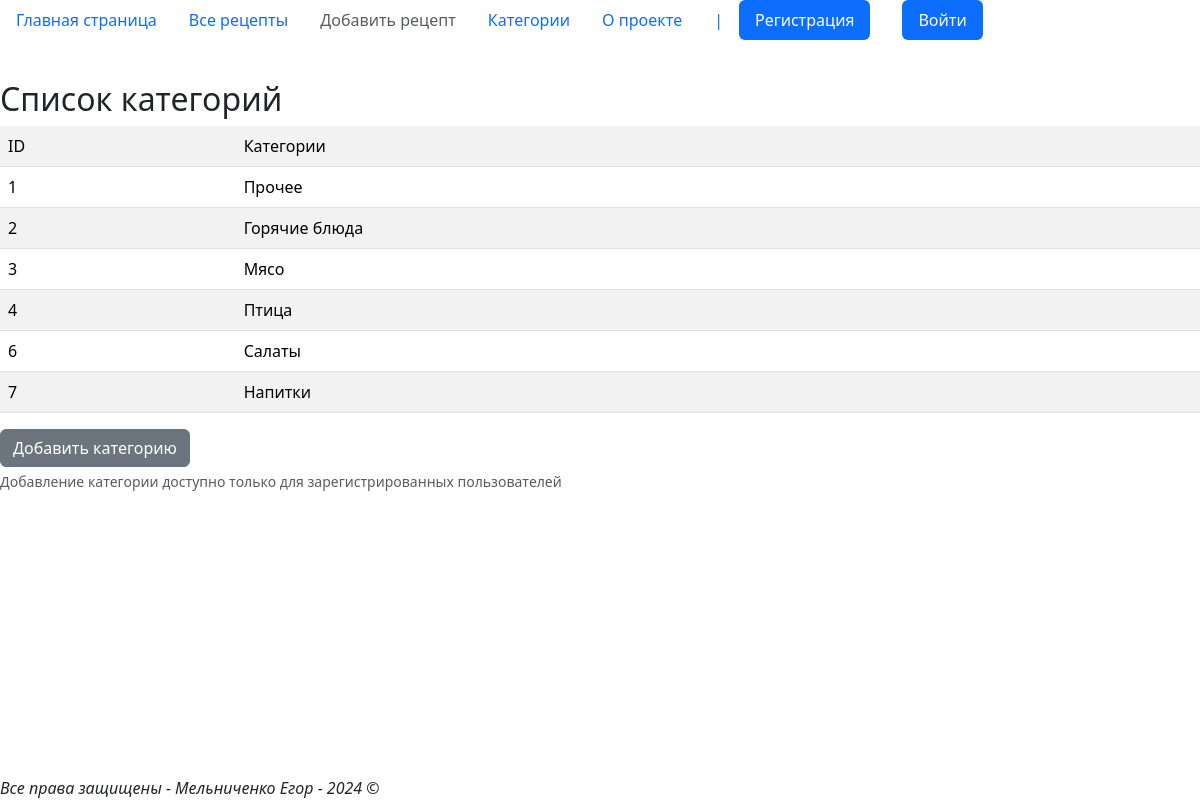
/recipes/get_category/, run on the app's committed database.
### cbookapp/models.py (models this page shows, shortened)
class Categories(models.Model):
    name = models.CharField(max_length=20)

### cbookapp/views.py (the view)
# urls.py: path('get_category/', views.get_category, name='get_category'),
def get_category(request):
    categories = Categories.objects.all()
    context = {'categories': categories, 'name': 'Категории'}
    return render(request, 'cbookapp/get_category.html', context)

### cbookapp/templates/cbookapp/get_category.html (shortened to what this page needs)
{% extends 'base.html' %}
{% block content %}
<h2> Список категорий </h2>
<table class="table table-striped table-hover">
    <tr>
        <td>ID</td>
        <td>Категории</td>
    </tr>
    {% for category in categories %}
    <tr>
        <td>{{ category.id }}</td>
        <td>{{ category.name }}</td>
    </tr>
    {% endfor %}
</table>
{% if request.user.is_authenticated %}
<a class="btn btn-primary" href="/recipes/add_category/" role="button">Добавить категорию</a>
{% else %}
<a class="btn btn-secondary" href="#" role="button">Добавить категорию</a>
<div id="passwordHelpBlock" class="form-text">
    Добавление категории доступно только для зарегистрированных пользователей
</div>
{% endif %}
{% endblock %}

### data on the page
Categories: id "1", name "Прочее"
Categories: id "2", name "Горячие блюда"
Categories: id "3", name "Мясо"
Categories: id "4", name "Птица"
Categories: id "6", name "Салаты"
Categories: id "7", name "Напитки"
